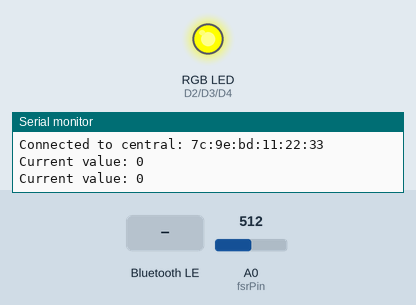
The sketch below on a simulated ESP8266 (NodeMCU). Shown: an RGB LED mixed from three pins (HIGH = lit), the last lines printed to the serial monitor. The inputs (shaded band) are chosen by the test bench; at power-on: A0 (fsrPin) = 512. Nothing arrives over Bluetooth unless stated; a phone connects over Bluetooth LE 3 s after start.

Above: at 4.8 s.
4.9 s: Bluetooth LE write "1" received
At 5.6 s:
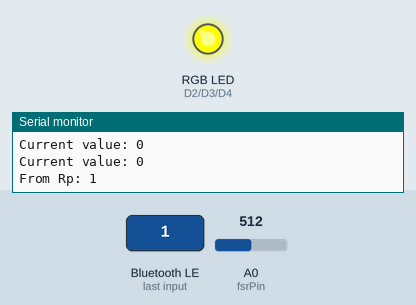
6.5 s: Bluetooth LE write "0" received
At 8.3 s:
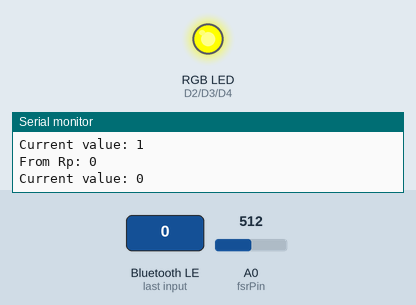
Timing chart, 0 to 9.8 s (numbered marks = the images above; inputs shaded):
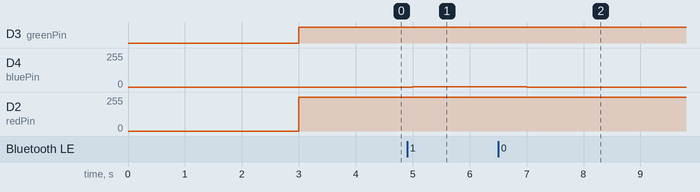

The sketch:

slow_down.ino
```cpp
// #include <ArduinoBLE.h>

// const int fsrPin = A0; // Analog pin connected to the FSR
// int valueA = 0; // Starting value of A

// BLEService valueService("12345678-1234-5678-1234-56789abcdef0"); // Custom service UUID
// BLEUnsignedIntCharacteristic valueACharacteristic("12345678-1234-5678-1234-56789abcdef1", BLERead | BLEWrite | BLENotify); // Value A characteristic

// void setup() {
//   Serial.begin(9600);
//   pinMode(fsrPin, INPUT);
//   if (!BLE.begin()) {
//     Serial.println("starting BLE failed!");
//     while (1);
//   }

//   BLE.setLocalName("Value Controller");
//   BLE.setAdvertisedService(valueService);
//   valueService.addCharacteristic(valueACharacteristic);
//   BLE.addService(valueService);

//   valueACharacteristic.writeValue(valueA);
//   BLE.advertise();
//   Serial.println("BLE Peripheral Ready");
// }

// void loop() {
//   BLEDevice central = BLE.central();
//   if (central) {
//     Serial.print("Connected to central: ");
//     Serial.println(central.address());

//     while (central.connected()) {
//       int fsrValue = analogRead(fsrPin);
//       if (fsrValue > 10) { // Threshold for FSR pressure
//         valueA += fsrValue; // Add FSR value to Value A
//         valueACharacteristic.writeValue(valueA);
//         Serial.print("Value A: ");
//         Serial.println(valueA);
//       }
//       if (valueACharacteristic.written()) {
//         valueA = valueACharacteristic.value();
//         Serial.print("Value A written by central: ");
//         Serial.println(valueA);
//       }
//       delay(200); // Delay to prevent too frequent updates
//     }
//     Serial.print("Disconnected from central: ");
//     Serial.println(central.address());
//   }
// }

#include <ArduinoBLE.h>

const int fsrPin = A0; // FSR connected to analog pin A0
const int redPin = D2;  // Red pin of the RGB LED
const int greenPin = D3; // Green pin of the RGB LED
const int bluePin = D4;  // Blue pin of the RGB LED

BLEService valueService("12345678-1234-5678-1234-56789abcdef0");
BLEUnsignedIntCharacteristic valueACharacteristic("12345678-1234-5678-1234-56789abcdef1", BLERead | BLEWrite | BLENotify);

int valueA = 0; // Starting value of A

void setup() {
  Serial.begin(9600);
  pinMode(fsrPin, INPUT);
  pinMode(redPin, OUTPUT);
  pinMode(greenPin, OUTPUT);
  pinMode(bluePin, OUTPUT);

  if (!BLE.begin()) {
    Serial.println("starting BLE failed!");
    while (1);
  }

  BLE.setLocalName("RGB LED Controller");
  BLE.setAdvertisedService(valueService);
  valueService.addCharacteristic(valueACharacteristic);
  BLE.addService(valueService);

  valueACharacteristic.writeValue(valueA);
  BLE.advertise();
  Serial.println("BLE Peripheral Ready");
}

void loop() {
  BLEDevice central = BLE.central();
  if (central) {
    Serial.print("Connected to central: ");
    Serial.println(central.address());

    while (central.connected()) {
      // Serial.print("fsr: ");
      // Serial.print(analogRead(fsrPin));
      if (analogRead(fsrPin) > 100) {
        if (valueA - 10 > 0) {
          valueA = valueA - 10;
        }
        valueACharacteristic.writeValue(valueA);
        Serial.print("Current value: ");
        Serial.println(valueA);
      }
      if (valueACharacteristic.written()) {
        valueA = valueACharacteristic.value();
        Serial.print("From Rp: ");
        Serial.println(valueA);
      }
      updateLEDColor(valueA);
      delay(1000); // Delay to prevent too frequent updates
    }
    Serial.print("Disconnected from central: ");
    Serial.println(central.address());
  }
}

void updateLEDColor(int value) {
  // When value is 0, LED is fully blue. When value is 100, LED is fully red.
  int redValue = map(value, 0, 100, 255, 0);
  int blueValue = map(value, 0, 100, 0, 255);

  analogWrite(redPin, redValue);
  analogWrite(greenPin, 255); // No green component
  analogWrite(bluePin, blueValue);
}
```

Measured:
- after the input at 4.9 s, D4 (bluePin): 0/255 → 3/255 after 0.10 s; D2 (redPin): 255/255 → 252/255 after 0.10 s
- after the input at 6.5 s, D4 (bluePin): 3/255 → 0/255 after 0.50 s; D2 (redPin): 252/255 → 255/255 after 0.50 s
